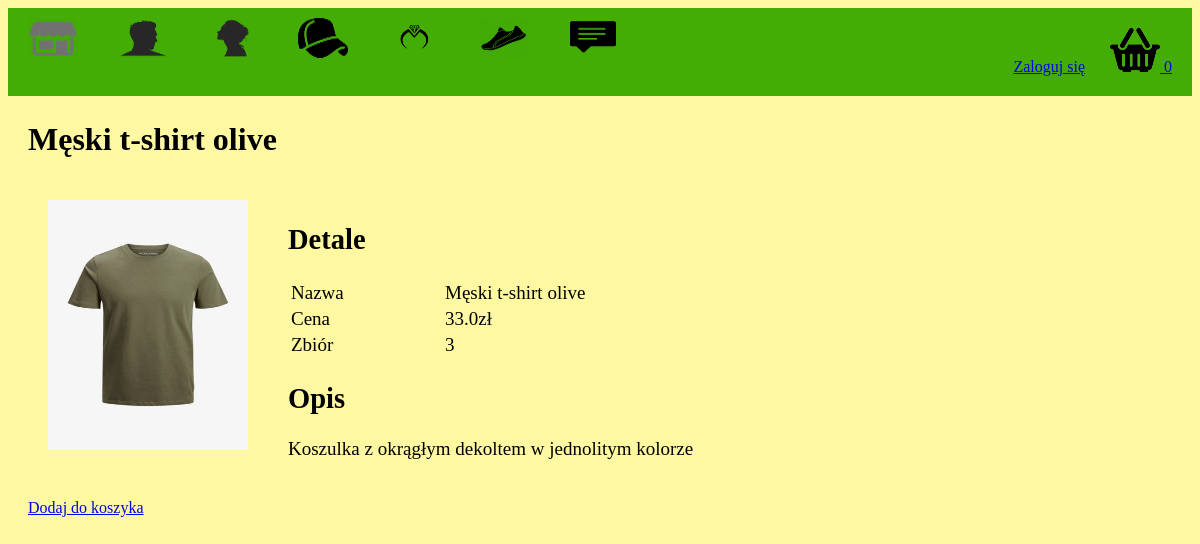
The app's page /productDescription?productId=6, older data.
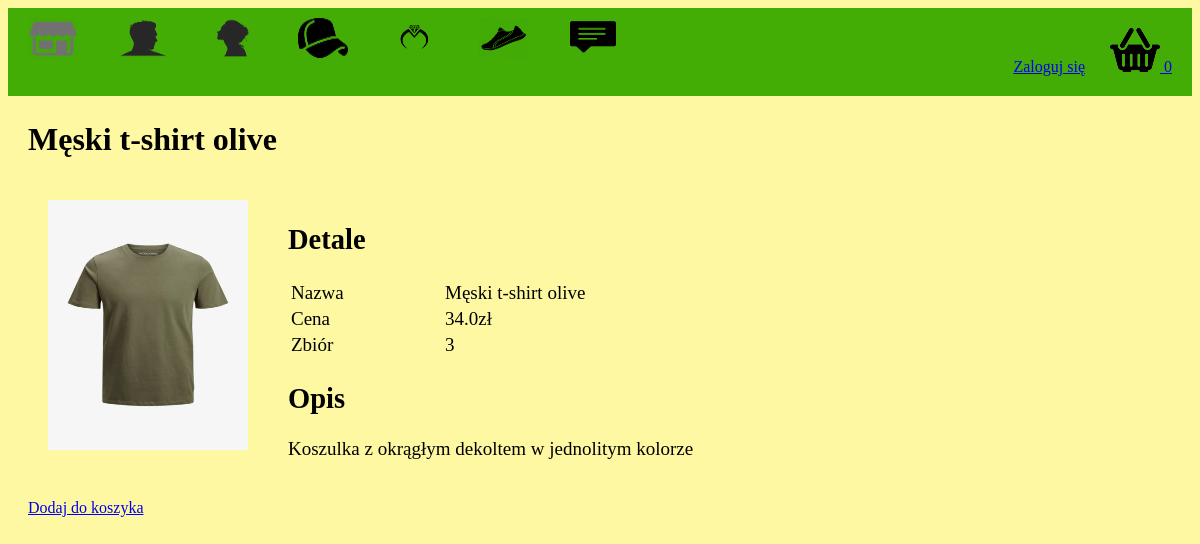
The same page, newer data.
### tables this page shows
CREATE TABLE products
		(productId INTEGER PRIMARY KEY,
		name TEXT,
		price REAL,
		description TEXT,
		image TEXT,
		stock INTEGER,
		categoryId INTEGER,
		FOREIGN KEY(categoryId) REFERENCES categories(categoryId)
		);

### app.py (the view)
@app.route("/productDescription")
def productDescription():
    loggedIn, firstName, noOfItems = getLoginDetails()
    productId = request.args.get('productId')
    with sqlite3.connect('database.db') as conn:
        cur = conn.cursor()
        cur.execute('SELECT productId, name, price, description, image, stock FROM products WHERE productId = ?', (productId, ))
        productData = cur.fetchone()
    conn.close()
    return render_template("productDescription.html", data=productData, loggedIn = loggedIn, firstName = firstName, noOfItems = noOfItems)

### app.py (called while the page is built)
def getLoginDetails():
    with sqlite3.connect('database.db') as conn:
        cur = conn.cursor()
        if 'email' not in session:
            loggedIn = False
            firstName = ''
            noOfItems = 0
        else:
            loggedIn = True
            cur.execute("SELECT userId, firstName FROM users WHERE email = ?", (session['email'], ))
            userId, firstName = cur.fetchone()
            cur.execute("SELECT count(productId) FROM kart WHERE userId = ?", (userId, ))
            noOfItems = cur.fetchone()[0]
    conn.close()
    return (loggedIn, firstName, noOfItems)

### templates/productDescription.html (shortened to what this page needs)
<!DOCTYPE HTML>
<html>
<head>
<link rel="stylesheet" href={{url_for('static', filename='css/productDescription.css')}} />
<link rel="stylesheet" href={{ url_for('static', filename='css/topStyle.css')}} />
</head>
<body>
<div id="title">
	<a href="/">
		<img id="logo" src= {{ url_for('static', filename='images/logo.png') }} />
	</a>
	<a href="/displayCategory?categoryId=1">
		<img id="mężczyzna" src= {{ url_for('static', filename='images/mężczyzna.png') }} />
	</a>
	<a href="/displayCategory?categoryId=2">
		<img id="kobieta" src= {{ url_for('static', filename='images/kobieta.png') }} />
	</a>
	<a href="/displayCategory?categoryId=3">
		<img id="akcesoria" src= {{ url_for('static', filename='images/akcesoria.png') }} />
	</a>
	<a href="/displayCategory?categoryId=4">
		<img id="biżuteria" src= {{ url_for('static', filename='images/biżuteria.png') }} />
	</a>
	<a href="/displayCategory?categoryId=5">
		<img id="buty" src= {{ url_for('static', filename='images/buty.png') }} />
	</a>
	<a href="/show">
		<img id="koment" src= {{ url_for('static', filename='images/koment.png') }} />
	 </a>
	<div id="kart">
		<a class="link" href="/koszyk">
			<img src={{url_for('static', filename='images/koszyk_zakupowy.png')}} id="koszykIcon" />
			{{noOfItems}}
		</a>
	</div>
	{% if not loggedIn %}
	<div id="signInButton">
		<a class="link" href="/loginForm">Zaloguj się</a>
	</div>
	{% endif %}
</div>
<div id="display">
	<div id="productName">
		<h1>{{data[1]}}</h1>
	</div>
	<div>
		<img src={{url_for('static', filename='uploads/'+data[4]) }} id="productImage"/>
	</div>
	<div id="productDescription">
		<h2>Detale</h2>
		<table id="descriptionTable">
			<tr>
				<td>Nazwa</td>
				<td>{{data[1]}}</td>
			</tr>
			<tr>
				<td>Cena</td>
				<td>{{data[2]}}zł</td>
			</tr>
			<tr>
				<td>Zbiór</td>
				<td>{{data[5]}}</td>
			</tr>
		</table>
		<h2>Opis</h2>
		<p>{{data[3]}}</p>
	</div>
	<div id="addTokoszyk">
		<a href="/addTokoszyk?productId={{request.args.get('productId')}}">Dodaj do koszyka</a>
	</div>
</div>
</body>
</html>

Row changes from the older to the newer data that the page shows:
changed products "Męski t-shirt olive": price "33.0" → "34.0"
